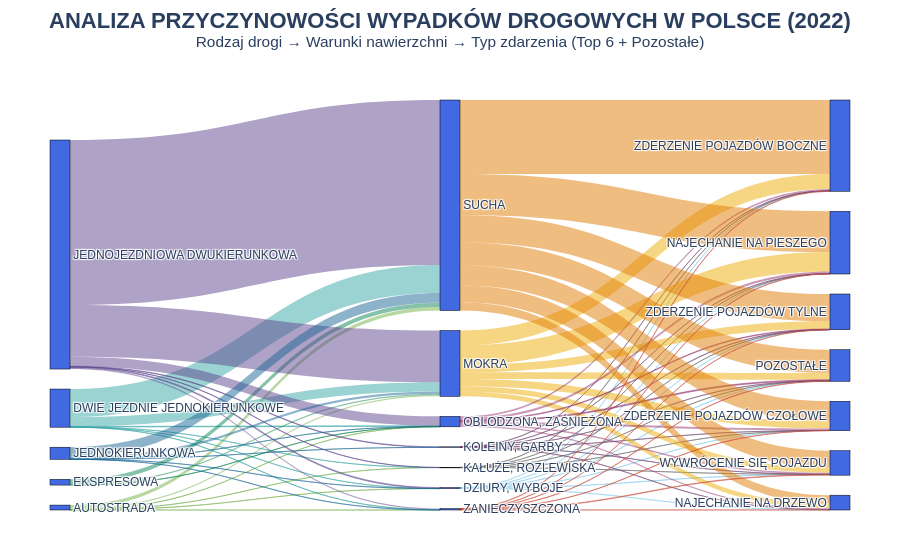

Notebook code for this chart:
### Code cell
import pandas as pd
import plotly.graph_objects as go
import plotly.express as px
df = pd.read_csv('incidents.csv', low_memory=False)
df['datetime'] = pd.to_datetime(df['datetime'], format='ISO8601')
cols = ['road_type', 'surface_condition', 'incident_type']
df_2022 = df[df["datetime"].dt.year == 2022].dropna(subset=cols).copy()
top_6 = df_2022['incident_type'].value_counts().nlargest(6).index
df_2022['incident_type'] = df_2022['incident_type'].apply(lambda x: x if x in top_6 else 'POZOSTAŁE')
df_2022['n1'] = df_2022['road_type'] + " "
df_2022['n2'] = df_2022['surface_condition'] + "  "
df_2022['n3'] = df_2022['incident_type'] + "   "
unique_n1 = df_2022['n1'].unique()
unique_n2 = df_2022['n2'].unique()
palette = px.colors.qualitative.Prism + px.colors.qualitative.Safe
color_map = {cat: palette[i % len(palette)] for i, cat in enumerate(list(unique_n1) + list(unique_n2))}
nodes = list(df_2022['n1'].unique()) + list(df_2022['n2'].unique()) + list(df_2022['n3'].unique())
mapping = {name: i for i, name in enumerate(nodes)}

sources, targets, values, link_colors = [], [], [], []
res1 = df_2022.groupby(['n1', 'n2']).size().reset_index(name='count')
for _, row in res1.iterrows():
    sources.append(mapping[row['n1']])
    targets.append(mapping[row['n2']])
    values.append(row['count'])
    c = color_map[row['n1']]
    link_colors.append(c.replace('rgb', 'rgba').replace(')', ', 0.5)'))
res2 = df_2022.groupby(['n2', 'n3']).size().reset_index(name='count')
for _, row in res2.iterrows():
    sources.append(mapping[row['n2']])
    targets.append(mapping[row['n3']])
    values.append(row['count'])
    c = color_map[row['n2']]
    link_colors.append(c.replace('rgb', 'rgba').replace(')', ', 0.5)'))

fig = go.Figure(go.Sankey(
    arrangement = "snap",
    node = dict(
        pad = 20, thickness = 20,
        line = dict(color = "black", width = 0.5),
        label = [n.strip().upper() for n in nodes],
        color = "royalblue"
    ),
    link = dict(source = sources, target = targets, value = values, color = link_colors)
))

fig.update_layout(
    title={
        'text': "<b>ANALIZA PRZYCZYNOWOŚCI WYPADKÓW DROGOWYCH W POLSCE (2022)</b><br><sup>Rodzaj drogi → Warunki nawierzchni → Typ zdarzenia (Top 6 + Pozostałe)</sup>",
        'y': 0.95,
        'x': 0.5,
        'xanchor': 'center',
        'yanchor': 'top',
        'font': {'size': 22}
    },
    font=dict(size=12, family="Arial"),
    autosize=True,
    margin=dict(l=50, r=50, t=100, b=50),
    paper_bgcolor="white"
)

fig.write_html("analiza_wypadkow_2022.html", include_plotlyjs='cdn')

fig.show()

### Figure 1 — Plotly figure (JSON) as saved in the notebook; plotly's stock layout.template omitted (floating-point values rounded to 4 significant figures)
{"data": [{"arrangement": "snap", "link": {"color": ["rgba(115, 175, 72, 0.5)", "rgba(115, 175, 72, 0.5)", "rgba(115, 175, 72, 0.5)", "rgba(115, 175, 72, 0.5)", "rgba(115, 175, 72, 0.5)", "rgba(115, 175, 72, 0.5)", "rgba(56, 166, 165, 0.5)", "rgba(56, 166, 165, 0.5)", "rgba(56, 166, 165, 0.5)", "rgba(56, 166, 165, 0.5)", "rgba(56, 166, 165, 0.5)", "rgba(56, 166, 165, 0.5)", "rgba(15, 133, 84, 0.5)", "rgba(15, 133, 84, 0.5)", "rgba(15, 133, 84, 0.5)", "rgba(95, 70, 144, 0.5)", "rgba(95, 70, 144, 0.5)", "rgba(95, 70, 144, 0.5)", "rgba(95, 70, 144, 0.5)", "rgba(95, 70, 144, 0.5)", "rgba(95, 70, 144, 0.5)", "rgba(95, 70, 144, 0.5)", "rgba(29, 105, 150, 0.5)", "rgba(29, 105, 150, 0.5)", "rgba(29, 105, 150, 0.5)", "rgba(29, 105, 150, 0.5)", "rgba(29, 105, 150, 0.5)", "rgba(29, 105, 150, 0.5)", "rgba(136, 204, 238, 0.5)", "rgba(136, 204, 238, 0.5)", "rgba(136, 204, 238, 0.5)", "rgba(136, 204, 238, 0.5)", "rgba(136, 204, 238, 0.5)", "rgba(136, 204, 238, 0.5)", "rgba(136, 204, 238, 0.5)", "rgba(102, 102, 102, 0.5)", "rgba(102, 102, 102, 0.5)", "rgba(102, 102, 102, 0.5)", "rgba(102, 102, 102, 0.5)", "rgba(102, 102, 102, 0.5)", "rgba(102, 102, 102, 0.5)", "rgba(111, 64, 112, 0.5)", "rgba(111, 64, 112, 0.5)", "rgba(111, 64, 112, 0.5)", "rgba(111, 64, 112, 0.5)", "rgba(111, 64, 112, 0.5)", "rgba(111, 64, 112, 0.5)", "rgba(111, 64, 112, 0.5)", "rgba(237, 173, 8, 0.5)", "rgba(237, 173, 8, 0.5)", "rgba(237, 173, 8, 0.5)", "rgba(237, 173, 8, 0.5)", "rgba(237, 173, 8, 0.5)", "rgba(237, 173, 8, 0.5)", "rgba(237, 173, 8, 0.5)", "rgba(148, 52, 110, 0.5)", "rgba(148, 52, 110, 0.5)", "rgba(148, 52, 110, 0.5)", "rgba(148, 52, 110, 0.5)", "rgba(148, 52, 110, 0.5)", "rgba(148, 52, 110, 0.5)", "rgba(148, 52, 110, 0.5)", "rgba(225, 124, 5, 0.5)", "rgba(225, 124, 5, 0.5)", "rgba(225, 124, 5, 0.5)", "rgba(225, 124, 5, 0.5)", "rgba(225, 124, 5, 0.5)", "rgba(225, 124, 5, 0.5)", "rgba(225, 124, 5, 0.5)", "rgba(204, 80, 62, 0.5)", "rgba(204, 80, 62, 0.5)", "rgba(204, 80, 62, 0.5)", "rgba(204, 80, 62, 0.5)", "rgba(204, 80, 62, 0.5)", "rgba(204, 80, 62, 0.5)", "rgba(204, 80, 62, 0.5)"], "source": [4, 4, 4, 4, 4, 4, 2, 2, 2, 2, 2, 2, 3, 3, 3, 0, 0, 0, 0, 0, 0, 0, 1, 1, 1, 1, 1, 1, 11, 11, 11, 11, 11, 11, 11, 10, 10, 10, 10, 10, 10, 9, 9, 9, 9, 9, 9, 9, 5, 5, 5, 5, 5, 5, 5, 8, 8, 8, 8, 8, 8, 8, 6, 6, 6, 6, 6, 6, 6, 7, 7, 7, 7, 7, 7, 7], "target": [11, 10, 5, 8, 6, 7, 11, 10, 5, 8, 6, 7, 5, 8, 6, 11, 10, 9, 5, 8, 6, 7, 11, 9, 5, 8, 6, 7, 12, 13, 14, 16, 17, 18, 15, 13, 14, 16, 17, 18, 15, 12, 13, 14, 16, 17, 18, 15, 12, 13, 14, 16, 17, 18, 15, 12, 13, 14, 16, 17, 18, 15, 12, 13, 14, 16, 17, 18, 15, 12, 13, 14, 16, 17, 18, 15], "value": [1, 1, 94, 8, 256, 2, 2, 4, 675, 47, 2068, 10, 99, 11, 314, 69, 12, 39, 3811, 691, 12129, 88, 1, 1, 163, 12, 710, 3, 16, 7, 18, 16, 12, 1, 3, 3, 1, 1, 8, 2, 2, 6, 2, 5, 7, 9, 8, 3, 354, 1428, 492, 393, 1090, 527, 558, 99, 159, 71, 118, 129, 146, 47, 610, 2999, 1716, 1227, 5447, 1466, 2012, 5, 11, 17, 39, 18, 11, 2]}, "node": {"color": "royalblue", "label": ["JEDNOJEZDNIOWA DWUKIERUNKOWA", "JEDNOKIERUNKOWA", "DWIE JEZDNIE JEDNOKIERUNKOWE", "EKSPRESOWA", "AUTOSTRADA", "MOKRA", "SUCHA", "ZANIECZYSZCZONA", "OBLODZONA, ZAŚNIEŻONA", "KOLEINY, GARBY", "KAŁUŻE, ROZLEWISKA", "DZIURY, WYBOJE", "NAJECHANIE NA DRZEWO", "NAJECHANIE NA PIESZEGO", "POZOSTAŁE", "ZDERZENIE POJAZDÓW TYLNE", "WYWRÓCENIE SIĘ POJAZDU", "ZDERZENIE POJAZDÓW BOCZNE", "ZDERZENIE POJAZDÓW CZOŁOWE"], "line": {"color": "black", "width": 0.5}, "pad": 20, "thickness": 20}, "type": "sankey"}], "layout": {"autosize": true, "font": {"family": "Arial", "size": 12}, "margin": {"b": 50, "l": 50, "r": 50, "t": 100}, "paper_bgcolor": "white", "title": {"font": {"size": 22}, "text": "<b>ANALIZA PRZYCZYNOWOŚCI WYPADKÓW DROGOWYCH W POLSCE (2022)</b><br><sup>Rodzaj drogi → Warunki nawierzchni → Typ zdarzenia (Top 6 + Pozostałe)</sup>", "x": 0.5, "xanchor": "center", "y": 0.95, "yanchor": "top"}}}
